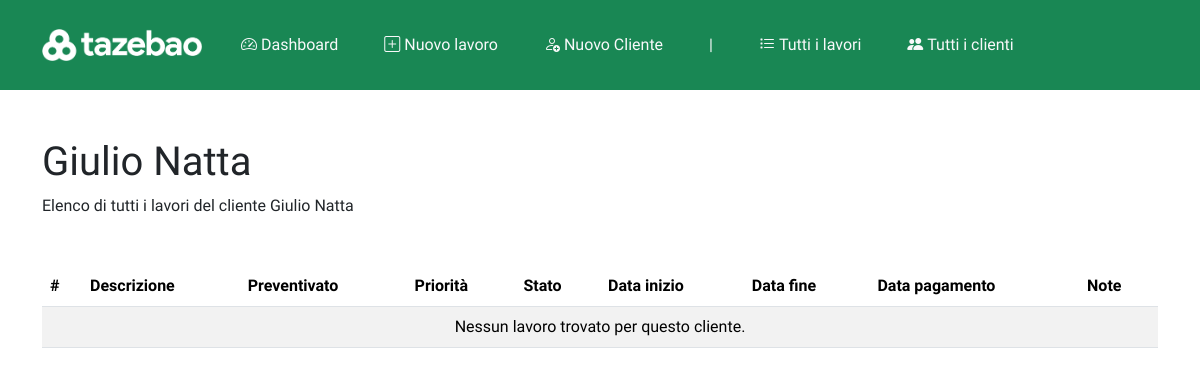
The app's page /clienti/3, older data.
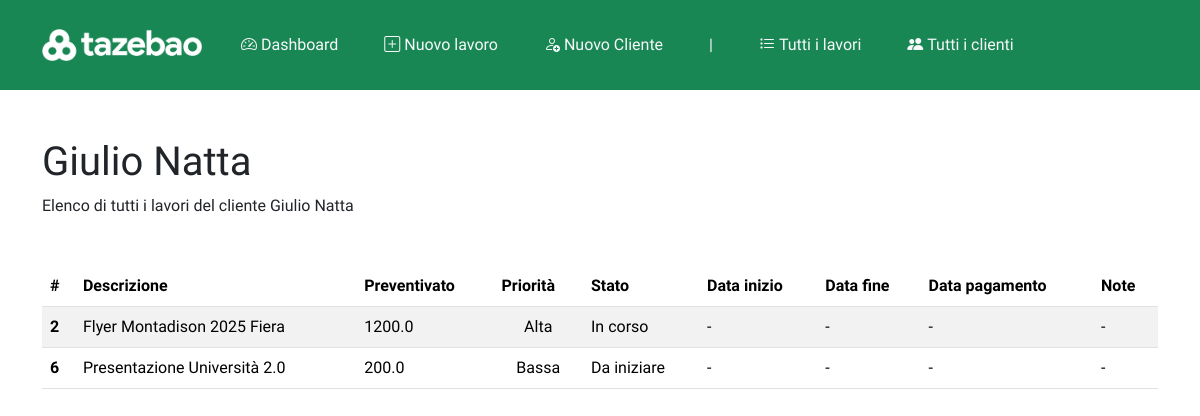
The same page, newer data.
### app.py (models this page shows, shortened)
class Lavoro(db.Model):
    __tablename__ = 'lavori'
    id = db.Column(db.Integer, primary_key=True)
    descrizione = db.Column(db.String(200), nullable=False)
    data_inizio = db.Column(db.Date, nullable=True)
    data_fine = db.Column(db.Date, nullable=True)
    data_pagamento = db.Column(db.Date, nullable=True)
    stato = db.Column(db.String(50), nullable=True)
    priorita = db.Column(db.String(50), nullable=True)
    preventivato = db.Column(db.Float, nullable=True)
    cliente_id = db.Column(db.Integer, db.ForeignKey('clienti.id'), nullable=False)
    note = db.Column(db.Text, nullable=True)

### app.py (the view)
@app.route('/clienti/<int:cliente_id>')
def cliente_page(cliente_id):
    cliente = Cliente.query.get_or_404(cliente_id)
    return render_template('cliente.html', cliente=cliente)

### templates/cliente.html (shortened to what this page needs)
{% extends "base.html" %}
{% block content %}
<h1>{{ cliente.name }}</h1>
<p class="mb-4">Elenco di tutti i lavori del cliente {{ cliente.name }}
</p>
<div class="container p-0 mt-5">
    <table class="table table-striped" id="tabellaLavori">
        <thead>
            <tr>
                <th scope="col">#</th>
                <th scope="col">Descrizione</th>
                <th scope="col">Preventivato</th>
                <th scope="col">Priorità</th>
                <th scope="col">Stato</th>
                <th scope="col">Data inizio</th>
                <th scope="col">Data fine</th>
                <th scope="col">Data pagamento</th>
                <th scope="col">Note</th>
            </tr>
        </thead>
        <tbody>
            {% if cliente.lavori %}
                {% for lavoro in cliente.lavori %}
                <tr>
                    <th scope="row">{{ lavoro.id }}</th>
                    <td>{{ lavoro.descrizione }}</td>
                    <td>{{ lavoro.preventivato }}</td>
                    <td class="text-center"><span class="prio-pill">{{ lavoro.priorita }}</span></td>
                    <td>{{ lavoro.stato if lavoro.stato else '-' }}</td>
                    <td>{{ lavoro.data_inizio if lavoro.data_inizio else '-' }}</td>
                    <td>{{ lavoro.data_fine if lavoro.data_fine else "-" }}</td>
                    <td>{{ lavoro.data_pagamento  if lavoro.data_pagamento else "-" }}</td>
                    <td>{{ lavoro.note if lavoro.note else "-" }}</td>
                </tr>
                {% endfor %}
            {% else %}
                <tr>
                    <td colspan="9" class="text-center">Nessun lavoro trovato per questo cliente.</td>
                </tr>
            {% endif %}
        </tbody>
{% endblock %}

Row changes from the older to the newer data that the page shows:
added Lavoro: id "2", descrizione "Flyer Montadison 2025 Fiera", preventivato "1200.0", priorita "Alta", stato "In corso", data_inizio "-", data_fine "-", data_pagamento "-", note "-"
added Lavoro: id "6", descrizione "Presentazione Università 2.0", preventivato "200.0", priorita "Bassa", stato "Da iniziare", data_inizio "-", data_fine "-", data_pagamento "-", note "-"
Text that changed along with them:
text no longer shown: "Nessun lavoro trovato per questo cliente."
